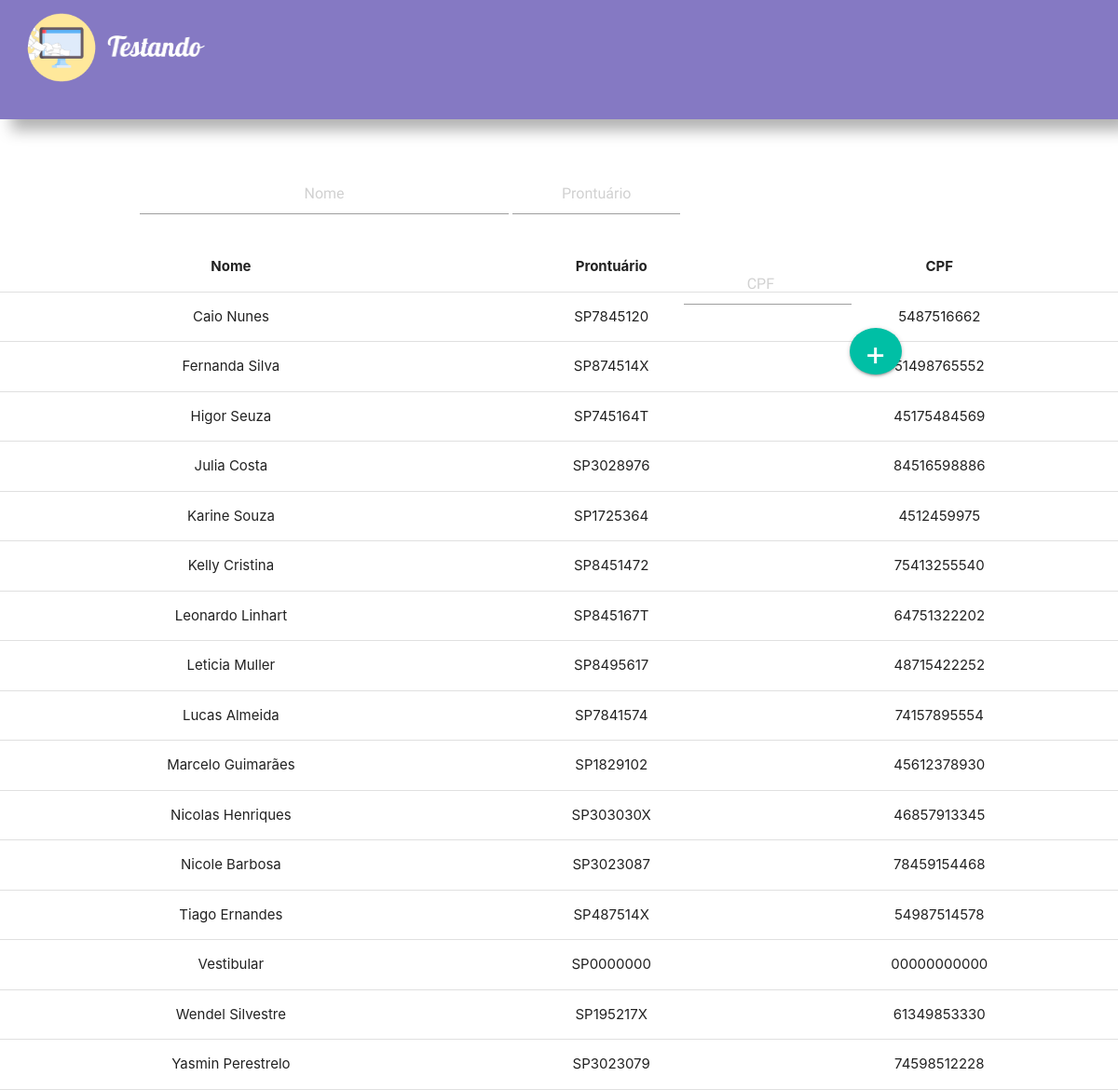
The page /validprontuario/indexValidProntuario.php on the database its author committed.
### tables this page shows
CREATE TABLE `professor` (
  `Prontuario` char(9) NOT NULL,
  `Nome` varchar(255) DEFAULT NULL,
  `CPF` char(11) DEFAULT NULL
);

### validprontuario/indexValidProntuario.php (the view, shortened to what this page needs)
<?php
  require_once'../Classes/Usuario.php';
  $consulta = "SELECT * FROM professor ORDER BY Nome ASC";
  $con = $pdo->query($consulta) or die($pdo->error);
?>
<!DOCTYPE html>
<html lang="pt-br">
<head>
  <link type="text/css" rel="stylesheet" href="https://cdnjs.cloudflare.com/ajax/libs/materialize/1.0.0/css/materialize.min.css" media="screen"/>
  <link rel="stylesheet" href="css-validprontuario/validprontuario.css">
</head>
<body>
  <header>
    <nav class="hide-on-med-and-down navbar-fixed" id="retanguloroxo">
      <div class="nav-wrapper hide-on-med-and-down" id="dashboardpc">
         <img class= "responsive-img" id = "logopc" src ="../images/logo.png">
         <img class= "responsive-img" id = "nomelogopc" src ="../images/TestandoNome.png"> </a>
      </div>
    </nav>
<form method= "POST">
  <div id="campos">
      <input class="flow-text validate" type="text" size="30" id="nome" placeholder="Nome" name="nome">
      <input class="flow-text validate" type="text" size="9" id="prontuario" placeholder="Prontuário" name="prontuario">
      <input class="flow-text validate" type="number" data-length="11" id="cpf" placeholder="CPF" name="CPF">
      <input class="btn-floating btn-large waves-effect waves-light  teal accent-4 " id="botaoadd" type="submit" value="+">
  </div>
</form>
  <table class="centered responsive-table highlight">
    <thead>
        <tr>
          <th>Nome</th>
          <th>Prontuário</th>
          <th>CPF</th>
        </tr>
      </thead>
      <?php while($dado = $con->fetch()) { ?>
      <tbody>
      <tr>
          <td><?php echo $dado["Nome"];?></td>
          <td><?php echo $dado["Prontuario"];?></td>
          <td><?php echo $dado["CPF"];?></td>
        </tr>
      </tbody><?php } ?>
    </table>
  </header>
</body>

### validprontuario/css-validprontuario/validprontuario.css (style rules this page uses)
* { margin: 0; padding: 0; box-sizing: border-box; }
#retanguloroxo { -webkit-filter: drop-shadow(12px 12px 8px rgba(0, 0, 0, 0.3)); }
#dashboardpc { background-color: #8579C3; height: 200%; }
#logopc { width: 7%; margin-top: 0.8%; margin-bottom: 1%; margin-left: 2%; }
#nomelogopc { width: 9%; margin-top: %; margin-bottom: 3.5%; }
#botaoadd { font-size: 2.4em; padding-bottom: 4.2%; position: absolute; left: 58%; height: 4%; top: 35.5%; }
#nome, #prontuario { margin-top: 10%; width: 30%; margin-bottom: 2.5%; }
#nome { margin-left: 3%; width: 30%; }
#cpf { position: absolute; margin-left: 0.3%; top: 18.9%; }
@media (min-width: 1024px) { #botaoadd { float: left; margin-left: 18%; margin-top: -5.3%; } }
@media (min-width: 1024px) { #nome { margin-left: 12.5%; width: 33%; } }
@media (min-width: 1024px) { #prontuario, #cpf { margin-top: 5%; width: 15%; } }

### rows shown on the page
professor: Nome "Caio Nunes", Prontuario "SP7845120", CPF "5487516662"
professor: Nome "Fernanda Silva", Prontuario "SP874514X", CPF "51498765552"
professor: Nome "Higor Seuza", Prontuario "SP745164T", CPF "45175484569"
professor: Nome "Julia Costa", Prontuario "SP3028976", CPF "84516598886"
professor: Nome "Karine Souza", Prontuario "SP1725364", CPF "4512459975"
professor: Nome "Kelly Cristina", Prontuario "SP8451472", CPF "75413255540"
professor: Nome "Leonardo Linhart", Prontuario "SP845167T", CPF "64751322202"
professor: Nome "Leticia Muller", Prontuario "SP8495617", CPF "48715422252"
professor: Nome "Lucas Almeida", Prontuario "SP7841574", CPF "74157895554"
professor: Nome "Marcelo Guimarães", Prontuario "SP1829102", CPF "45612378930"
professor: Nome "Nicolas Henriques", Prontuario "SP303030X", CPF "46857913345"
professor: Nome "Nicole Barbosa", Prontuario "SP3023087", CPF "78459154468"
professor: Nome "Tiago Ernandes", Prontuario "SP487514X", CPF "54987514578"
professor: Nome "Vestibular", Prontuario "SP0000000", CPF "00000000000"
professor: Nome "Wendel Silvestre", Prontuario "SP195217X", CPF "61349853330"
professor: Nome "Yasmin Perestrelo", Prontuario "SP3023079", CPF "74598512228"
